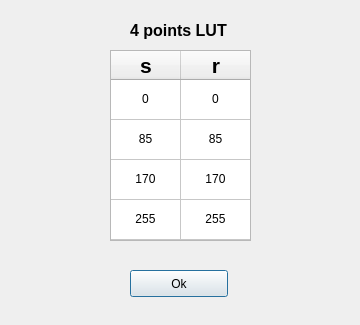
<?xml version="1.0" encoding="UTF-8"?>
<ui version="4.0">
 <class>PixelTForm</class>
 <widget class="QDialog" name="PixelTForm">
  <property name="geometry">
   <rect>
    <x>0</x>
    <y>0</y>
    <width>360</width>
    <height>325</height>
   </rect>
  </property>
  <property name="windowTitle">
   <string>Set pixel transformation</string>
  </property>
  <widget class="QLabel" name="origLabel">
   <property name="geometry">
    <rect>
     <x>130</x>
     <y>20</y>
     <width>101</width>
     <height>21</height>
    </rect>
   </property>
   <property name="text">
    <string>&lt;html&gt;&lt;head/&gt;&lt;body&gt;&lt;p&gt;&lt;span style=&quot; font-size:12pt; font-weight:600;&quot;&gt;4 points LUT&lt;/span&gt;&lt;/p&gt;&lt;/body&gt;&lt;/html&gt;</string>
   </property>
   <property name="textFormat">
    <enum>Qt::RichText</enum>
   </property>
  </widget>
  <widget class="QPushButton" name="okButton">
   <property name="geometry">
    <rect>
     <x>130</x>
     <y>270</y>
     <width>98</width>
     <height>27</height>
    </rect>
   </property>
   <property name="text">
    <string>Ok</string>
   </property>
  </widget>
  <widget class="QTableWidget" name="grayTransformW">
   <property name="geometry">
    <rect>
     <x>110</x>
     <y>50</y>
     <width>141</width>
     <height>191</height>
    </rect>
   </property>
   <property name="verticalScrollBarPolicy">
    <enum>Qt::ScrollBarAlwaysOff</enum>
   </property>
   <property name="horizontalScrollBarPolicy">
    <enum>Qt::ScrollBarAlwaysOff</enum>
   </property>
   <attribute name="horizontalHeaderVisible">
    <bool>true</bool>
   </attribute>
   <attribute name="horizontalHeaderDefaultSectionSize">
    <number>70</number>
   </attribute>
   <attribute name="verticalHeaderVisible">
    <bool>false</bool>
   </attribute>
   <attribute name="verticalHeaderDefaultSectionSize">
    <number>40</number>
   </attribute>
   <row>
    <property name="text">
     <string>New Row</string>
    </property>
   </row>
   <row>
    <property name="text">
     <string>New Row</string>
    </property>
   </row>
   <row>
    <property name="text">
     <string>New Row</string>
    </property>
   </row>
   <row>
    <property name="text">
     <string>New Row</string>
    </property>
   </row>
   <column>
    <property name="text">
     <string>s</string>
    </property>
    <property name="font">
     <font>
      <pointsize>16</pointsize>
      <weight>75</weight>
      <bold>true</bold>
     </font>
    </property>
   </column>
   <column>
    <property name="text">
     <string>r</string>
    </property>
    <property name="font">
     <font>
      <pointsize>16</pointsize>
      <weight>75</weight>
      <bold>true</bold>
     </font>
    </property>
   </column>
   <item row="0" column="0">
    <property name="text">
     <string>0</string>
    </property>
    <property name="textAlignment">
     <set>AlignCenter</set>
    </property>
    <property name="flags">
     <set>ItemIsDragEnabled|ItemIsUserCheckable|ItemIsEnabled</set>
    </property>
   </item>
   <item row="0" column="1">
    <property name="text">
     <string>0</string>
    </property>
    <property name="textAlignment">
     <set>AlignCenter</set>
    </property>
    <property name="flags">
     <set>ItemIsSelectable|ItemIsEditable|ItemIsDragEnabled|ItemIsUserCheckable|ItemIsEnabled</set>
    </property>
   </item>
   <item row="1" column="0">
    <property name="text">
     <string>85</string>
    </property>
    <property name="textAlignment">
     <set>AlignCenter</set>
    </property>
    <property name="flags">
     <set>ItemIsSelectable|ItemIsEditable|ItemIsDragEnabled|ItemIsUserCheckable|ItemIsEnabled</set>
    </property>
   </item>
   <item row="1" column="1">
    <property name="text">
     <string>85</string>
    </property>
    <property name="textAlignment">
     <set>AlignCenter</set>
    </property>
    <property name="flags">
     <set>ItemIsSelectable|ItemIsEditable|ItemIsDragEnabled|ItemIsUserCheckable|ItemIsEnabled</set>
    </property>
   </item>
   <item row="2" column="0">
    <property name="text">
     <string>170</string>
    </property>
    <property name="textAlignment">
     <set>AlignCenter</set>
    </property>
    <property name="flags">
     <set>ItemIsSelectable|ItemIsEditable|ItemIsDragEnabled|ItemIsUserCheckable|ItemIsEnabled</set>
    </property>
   </item>
   <item row="2" column="1">
    <property name="text">
     <string>170</string>
    </property>
    <property name="textAlignment">
     <set>AlignCenter</set>
    </property>
    <property name="flags">
     <set>ItemIsSelectable|ItemIsEditable|ItemIsDragEnabled|ItemIsUserCheckable|ItemIsEnabled</set>
    </property>
   </item>
   <item row="3" column="0">
    <property name="text">
     <string>255</string>
    </property>
    <property name="textAlignment">
     <set>AlignCenter</set>
    </property>
    <property name="flags">
     <set>ItemIsUserCheckable|ItemIsEnabled</set>
    </property>
   </item>
   <item row="3" column="1">
    <property name="text">
     <string>255</string>
    </property>
    <property name="textAlignment">
     <set>AlignCenter</set>
    </property>
    <property name="flags">
     <set>ItemIsSelectable|ItemIsEditable|ItemIsDragEnabled|ItemIsUserCheckable|ItemIsEnabled</set>
    </property>
   </item>
  </widget>
 </widget>
 <tabstops>
  <tabstop>okButton</tabstop>
 </tabstops>
 <resources/>
 <connections/>
</ui>
